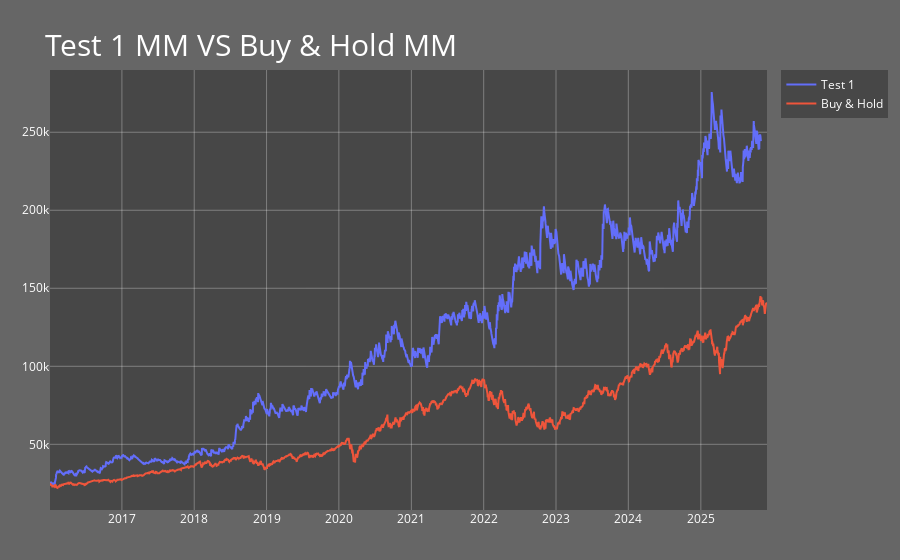

Write notebook code for a chart like this one.
### Markdown cell above
### Test 1 Money Management VS Buy &  Hold Money Management

### Code cell
fig4 = go.Figure()
fig4.add_trace(go.Scatter(x = test2.dates, y = test2.account, mode = 'lines', name = 'Test 1'))
fig4.add_trace(go.Scatter(x = buy_hold_account1.index, y = buy_hold_account1.values, mode = 'lines', name = 'Buy & Hold'))
fig4.update_layout(title = dict(text = "Test 1 MM VS Buy & Hold MM", yanchor = "top", font= dict(size = 30)), 
                  margin=dict(l=50, r=50, t=70, b=50), 
                  plot_bgcolor = "rgba(64,64,64,0.8)",
                  paper_bgcolor = "rgba(64,64,64,0.8)",
                  font = dict(color = "white"),
                  yaxis=dict(showgrid = True, gridcolor = "rgba(255,255,255,0.3)", zerolinewidth = 1),
                  xaxis = dict(showgrid = True, gridcolor = "rgba(255,255,255,0.3)"))

### Figure 1 — Plotly figure (JSON) as saved in the notebook; plotly's stock layout.template omitted (floating-point values rounded to 4 significant figures; data arrays with more than 128 entries replaced by an {"elided": "..."} marker saying what was removed)
{"data": [{"mode": "lines", "name": "Test 1", "type": "scatter", "x": {"elided": "2430 str values"}, "y": {"elided": "2431 float values"}}, {"mode": "lines", "name": "Buy & Hold", "type": "scatter", "x": {"elided": "2473 str values"}, "y": {"elided": "2473 float values"}}], "layout": {"font": {"color": "white"}, "margin": {"b": 50, "l": 50, "r": 50, "t": 70}, "paper_bgcolor": "rgba(64,64,64,0.8)", "plot_bgcolor": "rgba(64,64,64,0.8)", "title": {"font": {"size": 30}, "text": "Test 1 MM VS Buy & Hold MM", "yanchor": "top"}, "xaxis": {"gridcolor": "rgba(255,255,255,0.3)", "showgrid": true}, "yaxis": {"gridcolor": "rgba(255,255,255,0.3)", "showgrid": true, "zerolinewidth": 1}}}
